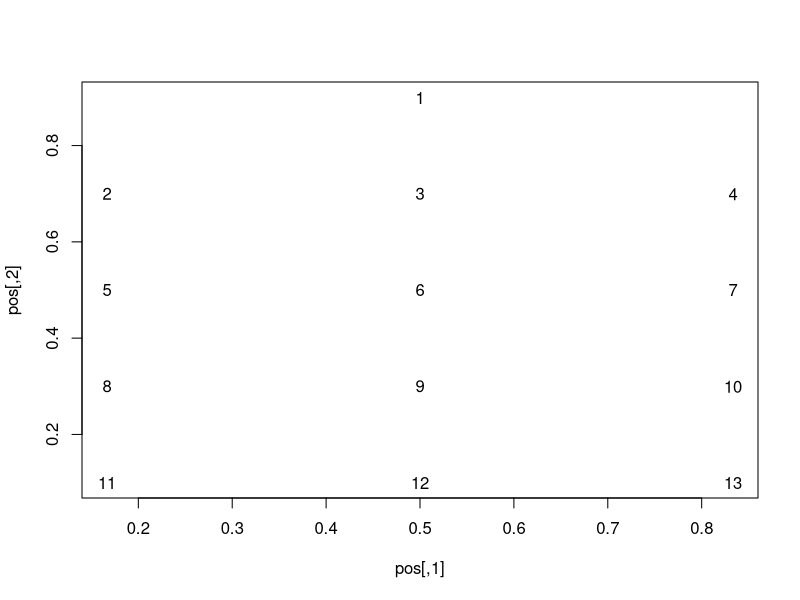
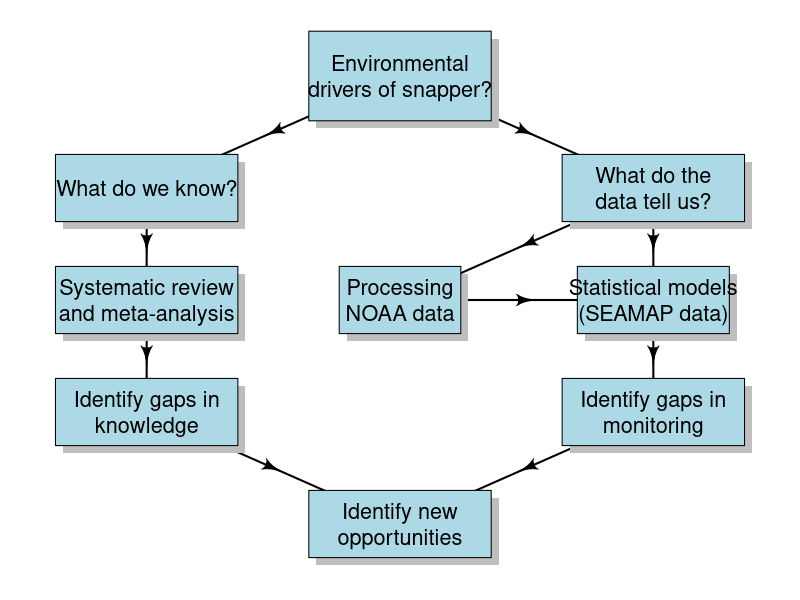

These charts were generated, in order, by the following R code:
## ---- chunk 1
knitr::opts_chunk$set(echo = TRUE)
## ---- chunk 2

library(diagram)

## ---- chunk 3
par(mfrow=c(1,1))
# creates an empty plot
openplotmat()
 
# create the coordinates
pos <- coordinates(c(1,3,3,3,3))
pos

class(pos)
 
plot(pos, type = 'n')
text(pos)
## ---- chunk 4
par(mar = rep(1, 4))
openplotmat()
pos <- coordinates(c(1,3,3,3,3))
# the dd parameter was used to move the segment arm
straightarrow(from = pos[1, ], to = pos[2, ])
straightarrow(from = pos[1, ], to = pos[4, ])
straightarrow(from = pos[2, ], to = pos[5, ])
straightarrow(from = pos[4, ], to = pos[7, ])
straightarrow(from = pos[4, ], to = pos[6, ])
straightarrow(from = pos[7, ], to = pos[10, ])
straightarrow(from = pos[5, ], to = pos[8, ])
straightarrow(from = pos[6, ], to = pos[7, ])
straightarrow(from = pos[10, ], to = pos[12, ])
straightarrow(from = pos[8, ], to = pos[12, ])

## ---- chunk 5
txt1=paste("Environmental\ndrivers of snapper?")
txt2=paste("What do we know?")
txt3=paste("What do the\ndata tell us?")
txt4=paste("Systematic review\nand meta-analysis")
txt5=paste("Statistical models\n(SEAMAP data)")
txt6=paste("Processing\nNOAA data")
txt7=paste("Identify gaps in\nmonitoring")
txt8=paste("Identify gaps in\nknowledge")
txt9=paste("Identify new\nopportunities")

## ---- chunk 6
my_label <- c(txt1, txt2, txt3, txt4, txt5, txt6, txt7, txt8, txt9)
my_text_size <- 1.3
my_edge_length <- 0.08

textrect(mid = pos[1,], radx = 0.12, rady = 0.08, lab = my_label[1], cex = my_text_size, box.col = "lightblue")
textrect(mid = pos[2,], radx = 0.12, rady = 0.06, lab = my_label[2], cex = my_text_size, box.col = "lightblue")
textrect(mid = pos[4,], radx = 0.12, rady = 0.06, lab = my_label[3], cex = my_text_size, box.col = "lightblue")
textrect(mid = pos[5,], radx = 0.12, rady = 0.06, lab = my_label[4], cex = my_text_size, box.col = "lightblue")
textrect(mid = pos[7,], radx = 0.10, rady = 0.06, lab = my_label[5], cex = my_text_size, box.col = "lightblue")
textrect(mid = pos[6,], radx = 0.08, rady = 0.06, lab = my_label[6], cex = my_text_size, box.col = "lightblue")
textrect(mid = pos[10,], radx = 0.12, rady = 0.06, lab = my_label[7], cex = my_text_size, box.col = "lightblue")
textrect(mid = pos[8,], radx = 0.12, rady = 0.06, lab = my_label[8], cex = my_text_size, box.col = "lightblue")
textrect(mid = pos[12,], radx = 0.12, rady = 0.06, lab = my_label[9], cex = my_text_size, box.col = "lightblue")

